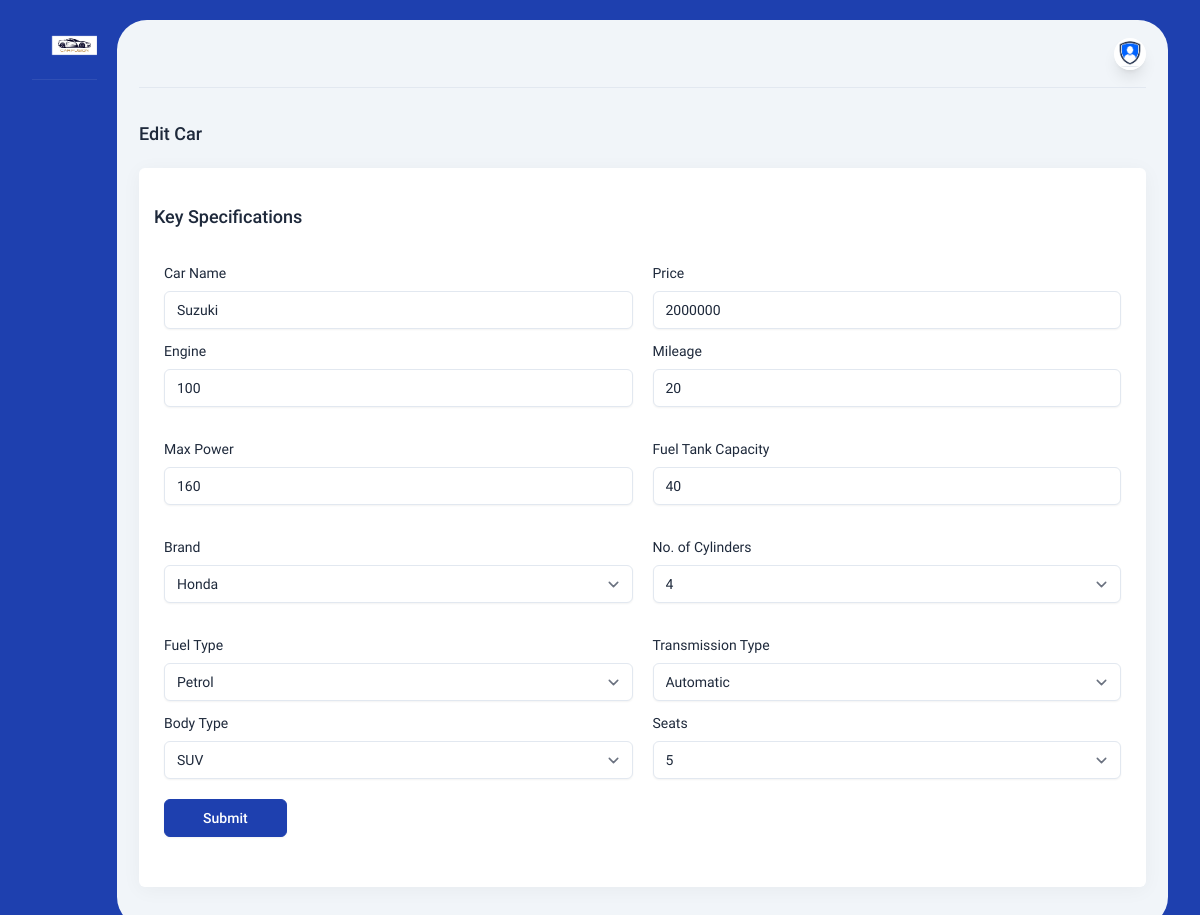
Screenshot of /Admin/edit_car_form.php?car_id=20 (signed in) with the database file from the repository.
### tables this page shows
CREATE TABLE `cars` (
  `car_id` int(11) NOT NULL,
  `car_brand` varchar(20) NOT NULL,
  `car_name` varchar(30) NOT NULL,
  `car_price` int(11) NOT NULL,
  `engine_cc` int(11) NOT NULL,
  `mileage` int(11) NOT NULL,
  `torque` int(11) NOT NULL,
  `tank_capacity` int(11) NOT NULL,
  `transmission` varchar(10) NOT NULL,
  `fuel_type` varchar(10) NOT NULL,
  `seats` int(11) NOT NULL,
  `category` varchar(10) NOT NULL,
  `cylinders` int(11) NOT NULL,
  `image_front` longblob NOT NULL,
  `image_back` longblob NOT NULL,
  `image_inside` longblob NOT NULL,
  `car_added_time` timestamp NOT NULL DEFAULT current_timestamp()
);

### Admin/edit_car_form.php (the view, shortened to what this page needs)
<?php
include('header.php');
include('sidemenu.php'); ?>
<div class="content">
    <?php include('top_bar.php'); ?>
    <div class="intro-y flex items-center mt-8">
        <h2 class="text-lg font-medium mr-auto">
            Edit Car
        </h2>
    </div>
    <div class="grid grid-cols-12 gap-6 mt-5">
        <div class="intro-y col-span-12 lg:col-span-12">
            <div class="intro-y box">
                <br>
                <div id="input" class="p-5">
                    <h2 class="text-lg font-medium mr-auto">
                        Key Specifications
                    </h2>
                    <br>
                    <?php
                    include("connection.php");
                    if (isset($_GET['car_id'])) {
                        $car_id = $_GET['car_id'];
                        $sel_q = "SELECT * FROM cars WHERE car_id='$car_id'";
                        $cursor = mysqli_query($conn, $sel_q);
                        if ($row = mysqli_fetch_assoc($cursor)) {
                            $car_name = $row['car_name'];
                            $price = $row['car_price'];
                            $engine = $row['engine_cc'];
                            $mileage = $row['mileage'];
                            $max_power = $row['torque'];
                            $fuel_tank_capacity = $row['tank_capacity'];
                            $cylinders = $row['cylinders'];
                            $fuel_type = $row['fuel_type'];
                            $transmission_type = $row['transmission'];
                            $body_type = $row['category'];
                            $seats = $row['seats'];
                            $car_brand = $row['car_brand'];
                        } else {
                            echo mysqli_error($conn);
                        }
                    }
                    ?>
                    <form action="" method="post" enctype="multipart/form-data">
                        <div class="preview">
                            <div class="mt-3">
                                <label for="car_name" class="form-label">Car Name</label>
                                <input id="car_name" name="car_name" type="text" class="form-control" placeholder="Enter Name" value="<?php echo $car_name ?>">
                            </div>
                            <div class="mt-3">
                                <label for="price" class="form-label">Price</label>
                                <input id="price" name="price" type="text" class="form-control" placeholder="Enter Price" value="<?php echo $price ?>">
                            </div>
                            <div class="mt-3">
                                <label for="engine" class="form-label">Engine</label>
                                <input id="engine" name="engine" type="text" class="form-control" placeholder="Enter Engine CC" value="<?php echo $engine ?>">
                                <br><br>
                            </div>
                            <div class="mt-3">
                                <label for="mileage" class="form-label">Mileage</label>
                                <input id="mileage" name="mileage" type="text" class="form-control" placeholder="Enter Mileage" value="<?php echo $mileage ?>">
                                <br><br>
                            </div>
                            <div class="mt-3">
                                <label for="max_power" class="form-label">Max Power</label>
                                <input id="max_power" name="max_power" type="text" class="form-control" placeholder="Enter Max Power" value="<?php echo $max_power ?>">
                                <br><br>
                            </div>
                            <div class="mt-3">
                                <label for="fuel_tank_capacity" class="form-label">Fuel Tank Capacity</label>
                                <input id="fuel_tank_capacity" name="fuel_tank_capacity" type="text" class="form-control" placeholder="Enter Fuel Tank Capacity" value="<?php echo $fuel_tank_capacity ?>">
                                <br><br>
                            </div>
                            <div class="mt-3">
                                <label for="car_brand" class="form-label">Brand</label>
                                <select name="car_brand" id="car_brand" class="form-control">
                                    <option value="Honda" <?php if ($car_brand == "Honda") {
                                                                echo "selected";
                                                            } ?>>Honda</option>
                                </select>
                            </div>
                            <div class="mt-3">
                                <label for="cylinders" class="form-label">No. of Cylinders</label>
                                <select id="cylinders" name="cylinders" class="form-control">
                                    <option value="4" <?php if ($cylinders == 4) {
                                                            echo "selected";
                                                        } ?>>4</option>
                                </select>
                                <br>
                                <br>
                            </div>
                            <div class="mt-3">
                                <label for="fuel_type" class="form-label">Fuel Type</label>
                                <select id="fuel_type" name="fuel_type" class="form-control">
                                    <option value="Petrol" <?php if ($fuel_type == "Petrol") {
                                                                echo "selected";
                                                            } ?>>Petrol</option>
                                </select>
                            </div>
                            <div class="mt-3">
                                <label for="transmission_type" class="form-label">Transmission Type</label>
                                <select id="transmission_type" name="transmission_type" class="form-control">
                                    <option value="Automatic" <?php if ($transmission_type == "Automatic") {
                                                                    echo "selected";
                                                                } ?>>Automatic</option>
                                </select>
                            </div>
                            <div class="mt-3">
                                <label for="body_type" class="form-label">Body Type</label>
                                <select id="body_type" name="body_type" class="form-control">
                                    <option value="SUV" <?php if ($body_type == "SUV") {
                                                            echo "selected";
                                                        } ?>>SUV</option>
                                </select>
                            </div>
                            <div class="mt-3">
                                <label for="seats" class="form-label">Seats</label>
                                <select id="seats" name="seats" class="form-control">
                                    <option value="5" <?php if ($seats == 5) {
                                                            echo "selected";
                                                        } ?>>5</option>
                                </select>
                            </div>
                            <div class="button">
                                <div style="margin-left: 10px;">
                                    <button class="btn btn-primary mt-5" name="submit_btn">Submit</button>
                                </div>
                            </div>
                        </div>
                    </form>
                </div>
            </div>
        </div>
    </div>
</div>
</div>
</body>
</html>

### Admin/edit_car_form.php (style rules this page uses)
.mt-3 { display: inline-block; width: 50%; float: left; padding: 0 10px; }
.p-5 { padding: 15px 15px 50px 15px; }
.button { width: 10%; }
.btn { width: 140%; }

### rows the page displays
cars: car_name "Suzuki", price "2000000", engine "100", mileage "20", max_power "160", fuel_tank_capacity "40", car_brand "Honda", cylinders "4", fuel_type "Petrol", transmission_type "Automatic", body_type "SUV", seats "5"
